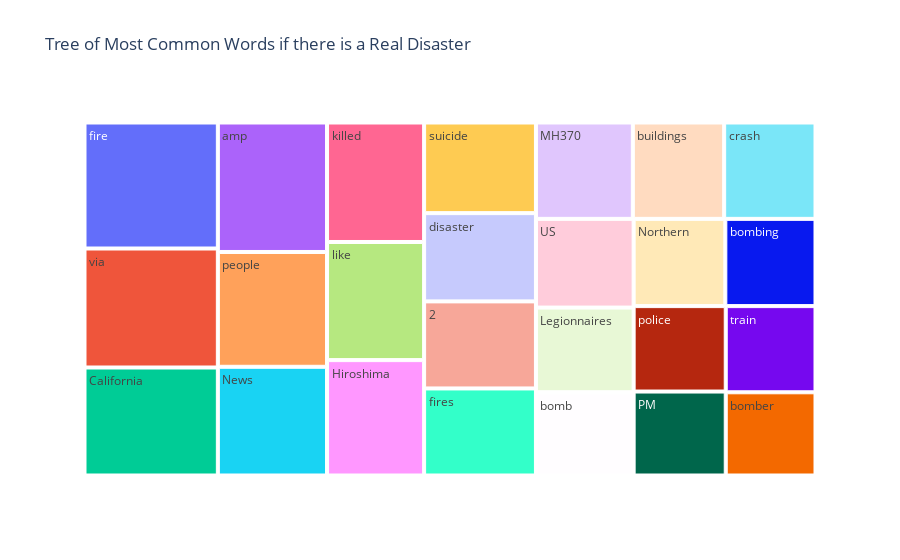

This figure's notebook cell:
### Code cell
fig = px.treemap(temp, path=['Common_words_real'], values='count',title='Tree of Most Common Words if there is a Real Disaster')
fig.show()

### Figure 1 — Plotly figure (JSON) as saved in the notebook; plotly's stock layout.template omitted (floating-point values rounded to 4 significant figures)
{"data": [{"branchvalues": "total", "domain": {"x": [0, 1], "y": [0, 1]}, "hovertemplate": "labels=%{label}<br>count=%{value}<br>parent=%{parent}<br>id=%{id}<extra></extra>", "ids": ["2", "California", "Hiroshima", "Legionnaires", "MH370", "News", "Northern", "PM", "US", "amp", "bomb", "bomber", "bombing", "buildings", "crash", "disaster", "fire", "fires", "killed", "like", "people", "police", "suicide", "train", "via"], "labels": ["2", "California", "Hiroshima", "Legionnaires", "MH370", "News", "Northern", "PM", "US", "amp", "bomb", "bomber", "bombing", "buildings", "crash", "disaster", "fire", "fires", "killed", "like", "people", "police", "suicide", "train", "via"], "name": "", "parents": ["", "", "", "", "", "", "", "", "", "", "", "", "", "", "", "", "", "", "", "", "", "", "", "", ""], "type": "treemap", "values": [73, 108, 84, 62, 70, 89, 60, 58, 65, 106, 61, 56, 59, 66, 66, 74, 126, 73, 87, 86, 94, 59, 76, 58, 119]}], "layout": {"legend": {"tracegroupgap": 0}, "title": {"text": "Tree of Most Common Words if there is a Real Disaster"}}}
